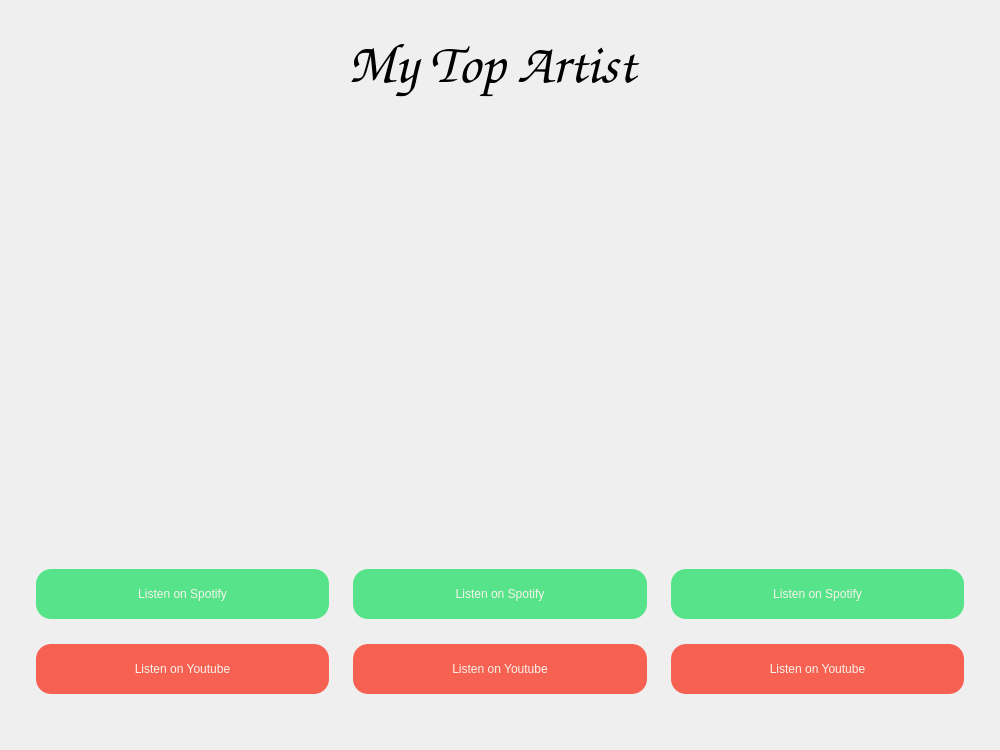
<?xml version="1.0" encoding="UTF-8"?>
<ui version="4.0">
 <class>MainWindow</class>
 <widget class="QMainWindow" name="MainWindow">
  <property name="geometry">
   <rect>
    <x>0</x>
    <y>0</y>
    <width>1000</width>
    <height>750</height>
   </rect>
  </property>
  <property name="minimumSize">
   <size>
    <width>1000</width>
    <height>750</height>
   </size>
  </property>
  <property name="maximumSize">
   <size>
    <width>1000</width>
    <height>750</height>
   </size>
  </property>
  <property name="windowTitle">
   <string>MainWindow</string>
  </property>
  <widget class="QWidget" name="centralwidget">
   <layout class="QHBoxLayout" name="horizontalLayout">
    <item>
     <widget class="QWidget" name="widget" native="true">
      <layout class="QVBoxLayout" name="verticalLayout">
       <item>
        <widget class="QWidget" name="widget_2" native="true">
         <property name="minimumSize">
          <size>
           <width>0</width>
           <height>100</height>
          </size>
         </property>
         <property name="maximumSize">
          <size>
           <width>16777215</width>
           <height>100</height>
          </size>
         </property>
         <widget class="QLabel" name="label">
          <property name="geometry">
           <rect>
            <x>330</x>
            <y>10</y>
            <width>301</width>
            <height>71</height>
           </rect>
          </property>
          <property name="font">
           <font>
            <family>Z003</family>
            <pointsize>42</pointsize>
            <italic>true</italic>
            <bold>true</bold>
           </font>
          </property>
          <property name="text">
           <string>My Top Artist</string>
          </property>
         </widget>
        </widget>
       </item>
       <item>
        <widget class="QWidget" name="widget_3" native="true">
         <layout class="QHBoxLayout" name="horizontalLayout_2">
          <item>
           <layout class="QHBoxLayout" name="horizontalLayout_3">
            <item>
             <widget class="QLabel" name="label_4">
              <property name="text">
               <string/>
              </property>
              <property name="pixmap">
               <pixmap>img/imagine.jpg</pixmap>
              </property>
              <property name="scaledContents">
               <bool>true</bool>
              </property>
             </widget>
            </item>
            <item>
             <widget class="QLabel" name="label_3">
              <property name="text">
               <string/>
              </property>
              <property name="pixmap">
               <pixmap>img/coldplay.jpeg</pixmap>
              </property>
              <property name="scaledContents">
               <bool>true</bool>
              </property>
             </widget>
            </item>
            <item>
             <widget class="QLabel" name="label_2">
              <property name="text">
               <string/>
              </property>
              <property name="pixmap">
               <pixmap>img/glass.jpeg</pixmap>
              </property>
              <property name="scaledContents">
               <bool>true</bool>
              </property>
             </widget>
            </item>
           </layout>
          </item>
         </layout>
        </widget>
       </item>
       <item>
        <widget class="QWidget" name="widget_4" native="true">
         <property name="minimumSize">
          <size>
           <width>200</width>
           <height>150</height>
          </size>
         </property>
         <property name="maximumSize">
          <size>
           <width>16777215</width>
           <height>200</height>
          </size>
         </property>
         <layout class="QHBoxLayout" name="horizontalLayout_4">
          <item>
           <widget class="QWidget" name="widget_5" native="true">
            <layout class="QVBoxLayout" name="verticalLayout_2">
             <item>
              <widget class="QPushButton" name="imagineSpotify">
               <property name="minimumSize">
                <size>
                 <width>0</width>
                 <height>50</height>
                </size>
               </property>
               <property name="maximumSize">
                <size>
                 <width>16777215</width>
                 <height>50</height>
                </size>
               </property>
               <property name="cursor">
                <cursorShape>PointingHandCursor</cursorShape>
               </property>
               <property name="styleSheet">
                <string notr="true">border-radius: 15px;
font: 600 16pt &quot;Bahnschrift&quot;;
background-color: rgb(87, 227, 137);
color: #F8F2EC;

</string>
               </property>
               <property name="text">
                <string>Listen on Spotify</string>
               </property>
              </widget>
             </item>
             <item>
              <widget class="QPushButton" name="imagineYoutube">
               <property name="minimumSize">
                <size>
                 <width>0</width>
                 <height>50</height>
                </size>
               </property>
               <property name="maximumSize">
                <size>
                 <width>16777215</width>
                 <height>50</height>
                </size>
               </property>
               <property name="cursor">
                <cursorShape>PointingHandCursor</cursorShape>
               </property>
               <property name="styleSheet">
                <string notr="true">border-radius: 15px;
font: 600 16pt &quot;Bahnschrift&quot;;
background-color: rgb(246, 97, 81);
color: #F8F2EC;

</string>
               </property>
               <property name="text">
                <string>Listen on Youtube</string>
               </property>
              </widget>
             </item>
            </layout>
           </widget>
          </item>
          <item>
           <widget class="QWidget" name="widget_7" native="true">
            <layout class="QVBoxLayout" name="verticalLayout_3">
             <item>
              <widget class="QPushButton" name="coldplaySpotify">
               <property name="minimumSize">
                <size>
                 <width>0</width>
                 <height>50</height>
                </size>
               </property>
               <property name="maximumSize">
                <size>
                 <width>16777215</width>
                 <height>50</height>
                </size>
               </property>
               <property name="cursor">
                <cursorShape>PointingHandCursor</cursorShape>
               </property>
               <property name="styleSheet">
                <string notr="true">border-radius: 15px;
font: 600 16pt &quot;Bahnschrift&quot;;
background-color: rgb(87, 227, 137);
color: #F8F2EC;

</string>
               </property>
               <property name="text">
                <string>Listen on Spotify</string>
               </property>
              </widget>
             </item>
             <item>
              <widget class="QPushButton" name="coldplayYoutube">
               <property name="minimumSize">
                <size>
                 <width>0</width>
                 <height>50</height>
                </size>
               </property>
               <property name="maximumSize">
                <size>
                 <width>16777215</width>
                 <height>50</height>
                </size>
               </property>
               <property name="cursor">
                <cursorShape>PointingHandCursor</cursorShape>
               </property>
               <property name="styleSheet">
                <string notr="true">border-radius: 15px;
font: 600 16pt &quot;Bahnschrift&quot;;
background-color: rgb(246, 97, 81);
color: #F8F2EC;

</string>
               </property>
               <property name="text">
                <string>Listen on Youtube</string>
               </property>
              </widget>
             </item>
            </layout>
           </widget>
          </item>
          <item>
           <widget class="QWidget" name="widget_6" native="true">
            <layout class="QVBoxLayout" name="verticalLayout_4">
             <item>
              <widget class="QPushButton" name="glassSpotify">
               <property name="minimumSize">
                <size>
                 <width>0</width>
                 <height>50</height>
                </size>
               </property>
               <property name="maximumSize">
                <size>
                 <width>16777215</width>
                 <height>50</height>
                </size>
               </property>
               <property name="cursor">
                <cursorShape>PointingHandCursor</cursorShape>
               </property>
               <property name="styleSheet">
                <string notr="true">border-radius: 15px;
font: 600 16pt &quot;Bahnschrift&quot;;
background-color: rgb(87, 227, 137);
color: #F8F2EC;

</string>
               </property>
               <property name="text">
                <string>Listen on Spotify</string>
               </property>
              </widget>
             </item>
             <item>
              <widget class="QPushButton" name="glassYoutube">
               <property name="minimumSize">
                <size>
                 <width>0</width>
                 <height>50</height>
                </size>
               </property>
               <property name="maximumSize">
                <size>
                 <width>16777215</width>
                 <height>50</height>
                </size>
               </property>
               <property name="cursor">
                <cursorShape>PointingHandCursor</cursorShape>
               </property>
               <property name="styleSheet">
                <string notr="true">border-radius: 15px;
font: 600 16pt &quot;Bahnschrift&quot;;
background-color: rgb(246, 97, 81);
color: #F8F2EC;

</string>
               </property>
               <property name="text">
                <string>Listen on Youtube</string>
               </property>
              </widget>
             </item>
            </layout>
           </widget>
          </item>
         </layout>
        </widget>
       </item>
      </layout>
     </widget>
    </item>
   </layout>
  </widget>
 </widget>
 <resources/>
 <connections/>
</ui>
